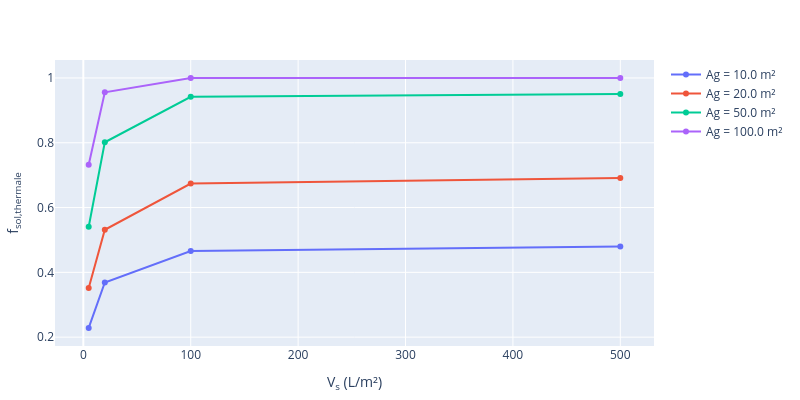

Notebook code for this chart:
### Code cell
# Trace
traces = [scatter(x = ustrip.(stats.Vs[stats.Ag .== a]),
                  y = ustrip.(f_sol_thermal[stats.Ag .== a]),
                  mode = "lines+markers",
                  name = "Ag = $(ustrip(a)) m²")
          for a in unique(stats.Ag)]

# Plot
fig = plot(traces, Layout(width = 800, height = 400, 
                           xaxis_title = "V<sub>s</sub> (L/m²)",
                           yaxis_title = "f<sub>sol,thermale</sub>"))

# Save
display(fig)
savefig(fig, "f_sol_therm-Vs.png", scale = 5)

### Figure 1 — Plotly figure (JSON) as saved in the notebook; plotly's stock layout.template omitted (floating-point values rounded to 4 significant figures)
{"data": [{"mode": "lines+markers", "name": "Ag = 10.0 m²", "type": "scatter", "x": [5, 20, 100, 500], "y": [0.2284, 0.3686, 0.4657, 0.4801]}, {"mode": "lines+markers", "name": "Ag = 20.0 m²", "type": "scatter", "x": [5, 20, 100, 500], "y": [0.3518, 0.5313, 0.6739, 0.6914]}, {"mode": "lines+markers", "name": "Ag = 50.0 m²", "type": "scatter", "x": [5, 20, 100, 500], "y": [0.5409, 0.8015, 0.9419, 0.9504]}, {"mode": "lines+markers", "name": "Ag = 100.0 m²", "type": "scatter", "x": [5, 20, 100, 500], "y": [0.7319, 0.9557, 0.9995, 0.9997]}], "layout": {"height": 400, "margin": {"b": 50, "l": 50, "r": 50, "t": 60}, "width": 800, "xaxis": {"title": {"text": "V<sub>s</sub> (L/m²)"}}, "yaxis": {"title": {"text": "f<sub>sol,thermale</sub>"}}}}
